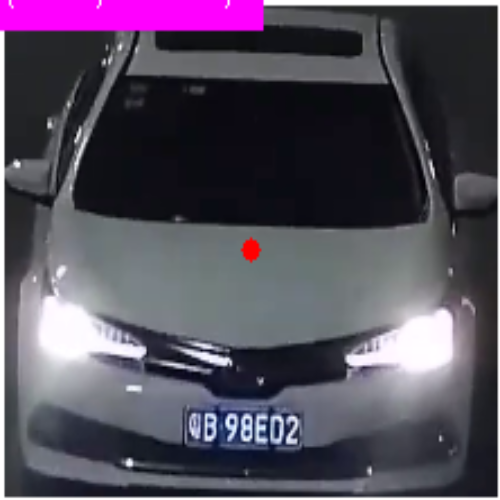
#> input picture images/car_2024-12-11_04-44-28.png, 500 x 500 px
$ python -i detectplate2.py   (imports and definitions only)
#> lines starting #> are read from the running program, lines starting #| are printed output that depends on the picture; after the words box and inside, x2 and y2 are one past the last pixel; in counts of white or black regions, pixels touching at a corner belong together
#> further down, picture is the input picture: shape (500, 500, 3); mean B, G, R 91.4, 76.3, 83.4
import cv2
import pytesseract
import numpy as np
import base64

# Đường dẫn đến Tesseract-OCR
pytesseract.pytesseract.tesseract_cmd = r'C:\Program Files\Tesseract-OCR\tesseract.exe'

def improved_recognize_license_plate(image):
    # Resize ảnh để chuẩn hóa kích thước
    image = cv2.resize(image, (800, 600))
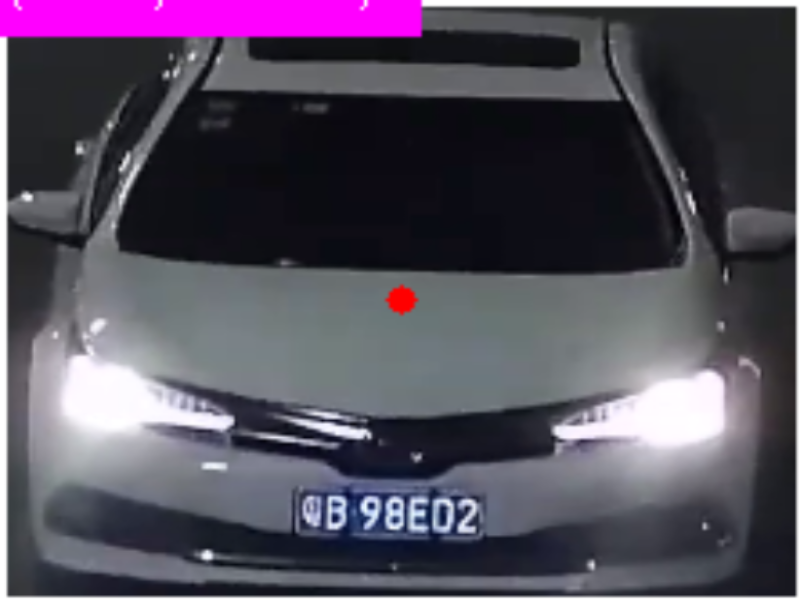
#> image: shape (600, 800, 3); mean of channels 0, 1, 2 91.4, 76.3, 83.4; drawn as B, G, R

    # 1. Chuyển đổi ảnh sang ảnh xám
    gray = cv2.cvtColor(image, cv2.COLOR_BGR2GRAY)
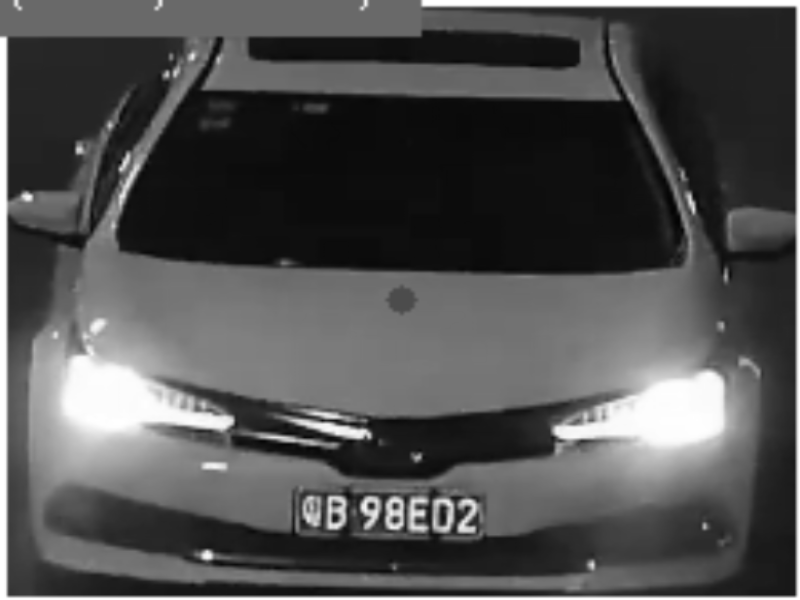
#> gray: shape (600, 800); min 3, max 255, mean 80.1

    # 2. Tăng cường độ tương phản bằng CLAHE
    clahe = cv2.createCLAHE(clipLimit=3.0, tileGridSize=(8, 8))
    enhanced_gray = clahe.apply(gray)
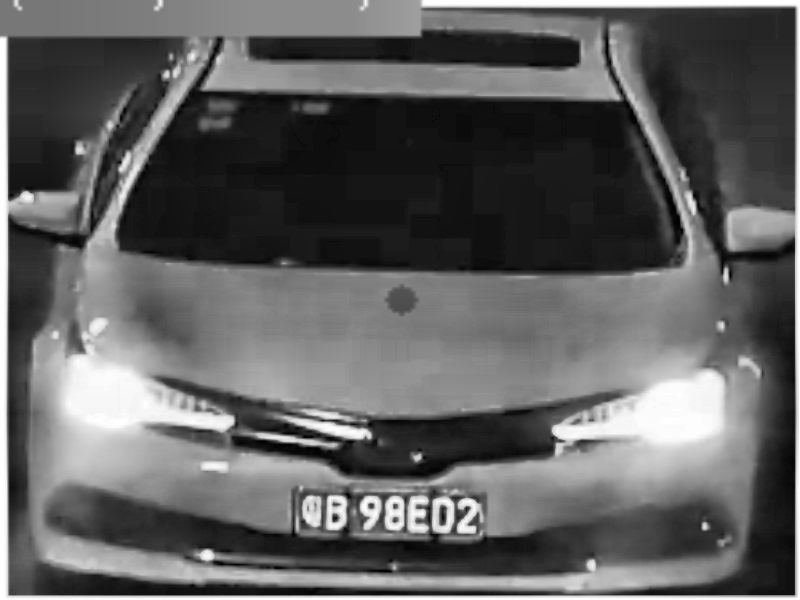
#> enhanced_gray: shape (600, 800); min 2, max 255, mean 95.9

    # 3. Làm mờ ảnh để giảm nhiễu
    blurred = cv2.GaussianBlur(enhanced_gray, (5, 5), 0)

    # 4. Phát hiện cạnh bằng Canny edge detection
    edges = cv2.Canny(blurred, 50, 200)
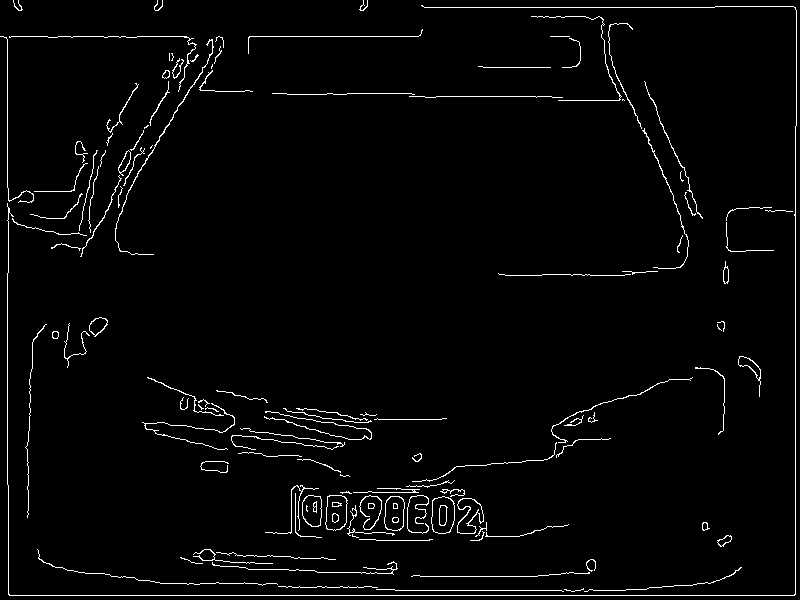
#> edges: shape (600, 800); 2.6% white in thin lines or dots

    # 5. Phép toán morphology để nối các cạnh
    kernel = cv2.getStructuringElement(cv2.MORPH_RECT, (17, 3))
    morphed = cv2.morphologyEx(edges, cv2.MORPH_CLOSE, kernel)
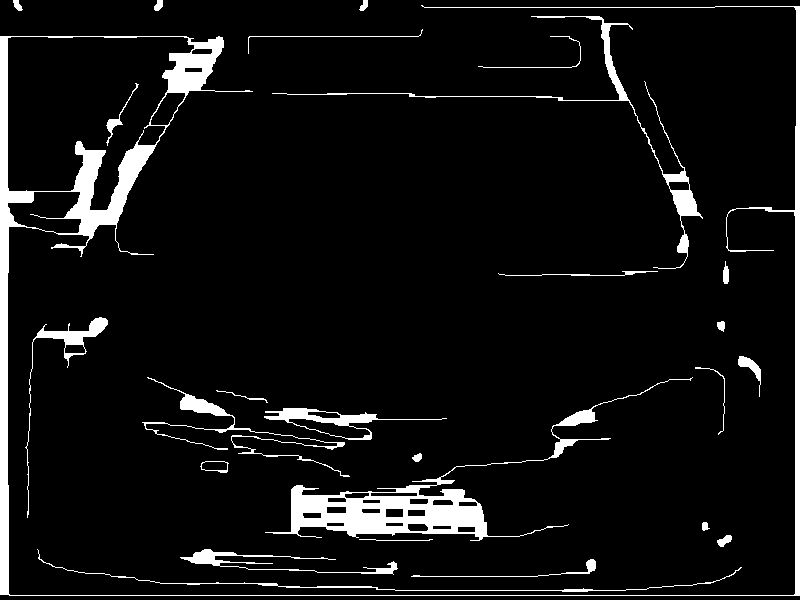
#> morphed: shape (600, 800); 7% white; 26 white regions

    # 6. Tìm các đường viền
    contours, _ = cv2.findContours(morphed, cv2.RETR_EXTERNAL, cv2.CHAIN_APPROX_SIMPLE)
#> contours = 25 contours, 4 with area under 20; largest, box (x1, y1, x2, y2) and area: (0, 5, 800, 596) 37176, (265, 377, 693, 541) 8292, (264, 408, 447, 440) 1804, (272, 16, 703, 269) 1764, (25, 317, 108, 518) 938

    # Lọc và tìm ROI có khả năng là biển số
    plate_contour = None
    for contour in contours:
        x, y, w, h = cv2.boundingRect(contour)
        aspect_ratio = w / float(h)
        area = cv2.contourArea(contour)
        if 2000 < area < 25000 and 2.0 < aspect_ratio < 5.0:
            plate_contour = (x, y, w, h)
        break
#> this loop made 1 pass
#> (x, y, w, h, aspect_ratio, area) on pass 1: (411, 559, 185, 18, 10.28, 120)

    if plate_contour:
        x, y, w, h = plate_contour
        roi = image[y:y+h, x:x+w]

        # Xử lý ROI để nhận diện tốt hơn
        roi_gray = cv2.cvtColor(roi, cv2.COLOR_BGR2GRAY)
        roi_resized = cv2.resize(roi_gray, None, fx=3, fy=3, interpolation=cv2.INTER_CUBIC)

        _, roi_thresh = cv2.threshold(roi_resized, 0, 255, cv2.THRESH_BINARY + cv2.THRESH_OTSU)

        # Nhận diện ký tự bằng Tesseract
        custom_config = r'--oem 3 --psm 6 -c tessedit_char_whitelist=ABCDEFGHIJKLMNOPQRSTUVWXYZ0123456789'
        plate_text = pytesseract.image_to_string(roi_thresh, config=custom_config).strip()

        # Làm sạch kết quả OCR
        plate_text = ''.join(filter(str.isalnum, plate_text))

        return plate_text, roi
    else:
        return None, None

def save_license_plate_to_db(license_plate, image_license_data, conn, cursor):
    try:
        # Chuyển đổi hình ảnh thành dữ liệu nhị phân
        _, buffer = cv2.imencode('.jpg', image_license_data)
        byte_im = buffer.tobytes()

        # Chuyển bytes thành base64 string
        image_base64 = base64.b64encode(byte_im).decode('utf-8')

        # SQL để chèn biển số và dữ liệu hình ảnh vào bảng license_plates
        sql = "INSERT INTO license_plates (license_plate, image_license_data) VALUES (%s, %s)"
        cursor.execute(sql, (license_plate, image_base64))
        conn.commit()
        print(f"Đã lưu biển số {license_plate} và dữ liệu hình ảnh vào cơ sở dữ liệu.")
    except Exception as e:
        print(f"Lỗi khi lưu biển số: {e}")

def process_and_save_plate(image, conn, cursor):
    # Nhận diện biển số
    detected_plate, plate_roi = improved_recognize_license_plate(image)

    # Kiểm tra kết quả và lưu thông tin nếu có biển số
    if detected_plate and plate_roi is not None:
        print(f"Biển số nhận diện được: {detected_plate}")
        save_license_plate_to_db(detected_plate, plate_roi, conn, cursor)
        return detected_plate, plate_roi
    else:
        print("Không tìm thấy biển số trong ảnh.")
        return None, None

>>> import cv2
>>> picture = cv2.imread('images/car_2024-12-11_04-44-28.png')
>>> result = improved_recognize_license_plate(picture)

$ run again, on images/car_2024-12-11_04-47-53.png
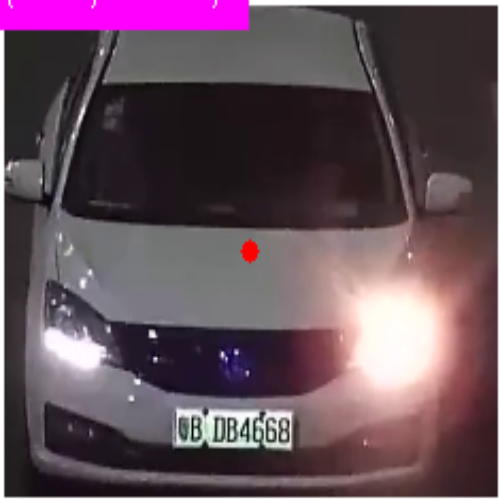
#> input picture images/car_2024-12-11_04-47-53.png, 500 x 500 px
#> picture is the input picture: shape (500, 500, 3); mean B, G, R 89.6, 78.4, 99.6
#> in improved_recognize_license_plate, `edges = cv2.Canny(blurred, 50, 200)`:
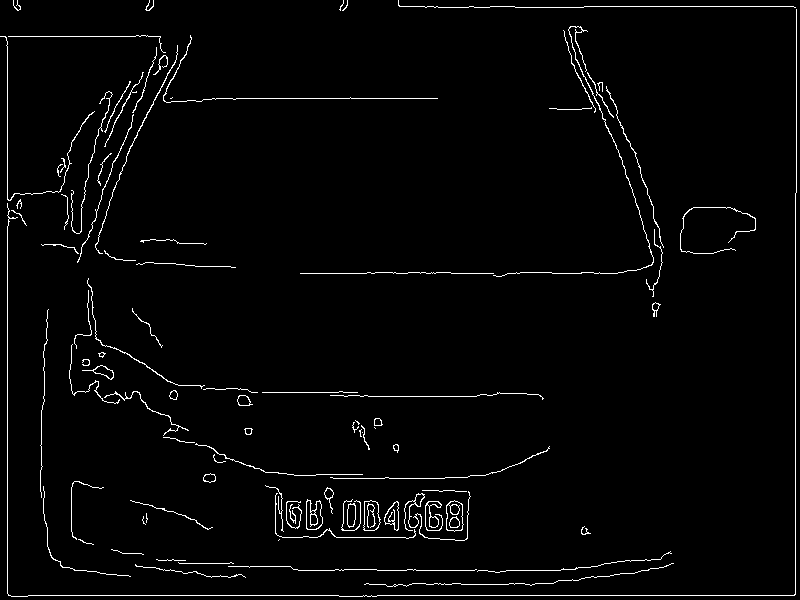
#> edges: shape (600, 800); 2.4% white in thin lines or dots
#> in improved_recognize_license_plate, `morphed = cv2.morphologyEx(edges, cv2.MORPH_CLOSE, kernel)`:
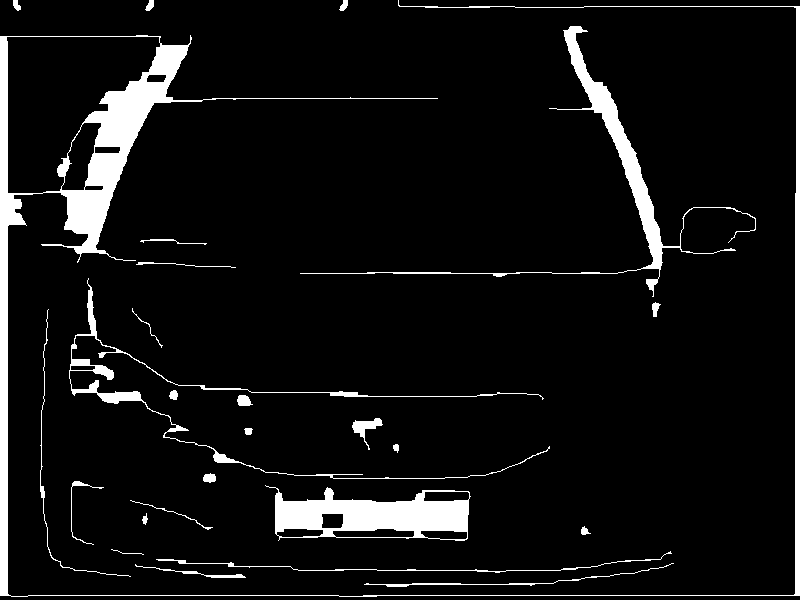
#> morphed: shape (600, 800); 7.2% white; 26 white regions
#> contours = 26 contours, 2 with area under 20; largest, box (x1, y1, x2, y2) and area: (0, 0, 800, 597) 30791, (265, 485, 471, 541) 7724, (300, 26, 756, 297) 3817, (69, 278, 550, 479) 1656, (352, 418, 383, 450) 266
#> the loop in improved_recognize_license_plate, `for contour in contours:` made 1 pass
#> (x, y, w, h, aspect_ratio, area) on pass 1: (135, 564, 111, 14, 7.93, 117.5)

$ run again, on images/car_2024-12-11_04-48-11.png
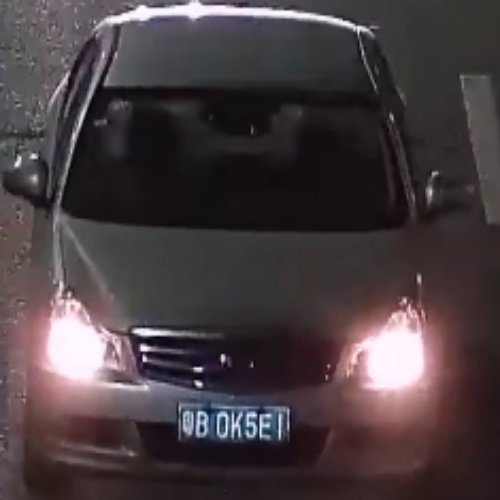
#> input picture images/car_2024-12-11_04-48-11.png, 500 x 500 px
#> picture is the input picture: shape (500, 500, 3); mean B, G, R 64.5, 60.9, 71.5
#> in improved_recognize_license_plate, `edges = cv2.Canny(blurred, 50, 200)`:
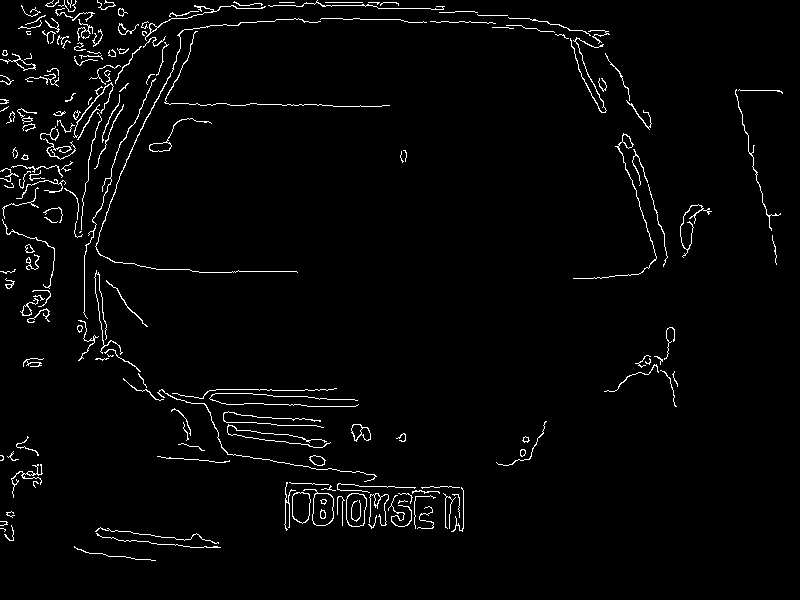
#> edges: shape (600, 800); 2.5% white in thin lines or dots
#> in improved_recognize_license_plate, `morphed = cv2.morphologyEx(edges, cv2.MORPH_CLOSE, kernel)`:
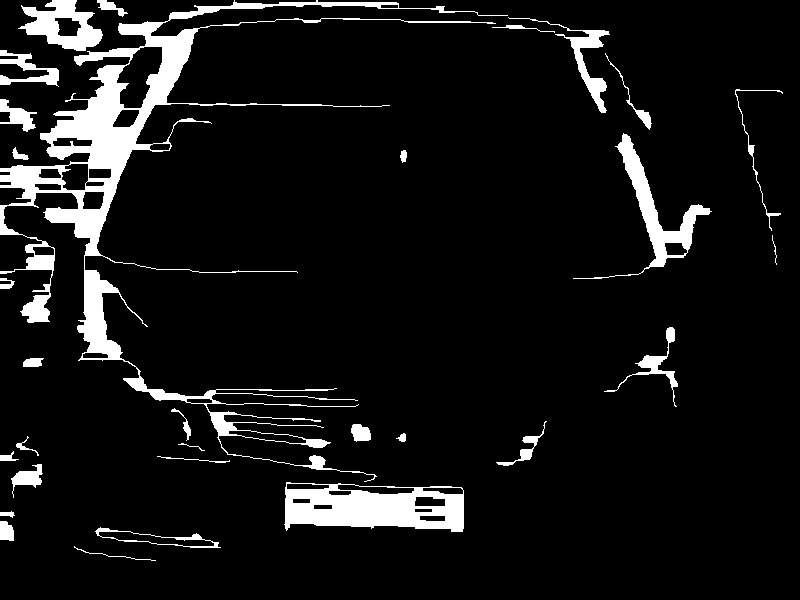
#> morphed: shape (600, 800); 8.2% white; 30 white regions
#> contours = 30 contours, 4 with area under 20; largest, box (x1, y1, x2, y2) and area: (0, 0, 508, 482) 22318, (284, 482, 464, 532) 7251, (573, 133, 712, 279) 2848, (18, 0, 103, 51) 2402, (508, 17, 610, 113) 1036
#> the loop in improved_recognize_license_plate, `for contour in contours:` made 1 pass
#> (x, y, w, h, aspect_ratio, area) on pass 1: (74, 546, 82, 15, 5.47, 4.5)
